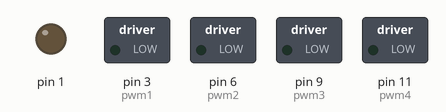
Simulated run of this sketch. Board: Arduino Uno, built with avr-gcc and run on an emulated ATmega328P. Parts: switched loads named in the sketch (green lamp = pin HIGH), output pins drawn as LEDs (lit = HIGH).

Above: at 0.1 s.
At 3.1 s:
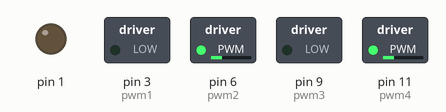
Timing chart, 0 to 4.6 s (numbered marks = the images above):
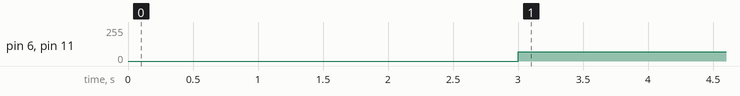

Measured:
- by itself, pin 6 (pwm2), pin 11 (pwm4): 0/255 → 70/255 at 3.0 s

The sketch:

omni_direction_on_800x800_first.ino
```cpp
#define dir1 2  //MOTOR 1 (FL)
#define pwm1 3
#define brk1 4

#define dir2 5  //MOTOR 2 (FR)
#define pwm2 6
#define brk2 7

#define dir3 8  //MOTOR 3 (BR)
#define pwm3 9
#define brk3 10

#define dir4 12  //MOTOR 4 (BL)
#define pwm4 11
#define brk4 13

void forward()
{
  digitalWrite(brk1,HIGH);
  analogWrite(pwm1,0);

  digitalWrite(brk3,HIGH);
  analogWrite(pwm3,0);

  digitalWrite(brk2,LOW);
  analogWrite(pwm2,70);
  digitalWrite(dir2,LOW);

  digitalWrite(brk4,LOW);
  analogWrite(pwm4,70);
  digitalWrite(dir4,HIGH);
}

void reverse()
{
  digitalWrite(brk1,HIGH);
  analogWrite(pwm1,0);

  digitalWrite(brk3,HIGH);
  analogWrite(pwm3,0);

  digitalWrite(brk2,LOW);
  analogWrite(pwm2,70);
  digitalWrite(dir2,HIGH);

  digitalWrite(brk4,LOW);
  analogWrite(pwm4,70);
  digitalWrite(dir4,LOW);
}

void rightside()
{
  digitalWrite(brk2,HIGH);
  analogWrite(pwm2,0);

  digitalWrite(brk4,HIGH);
  analogWrite(pwm4,0);

  digitalWrite(brk1,LOW);
  analogWrite(pwm1,70);
  digitalWrite(dir1,HIGH);

  digitalWrite(brk3,LOW);
  analogWrite(pwm3,70);
  digitalWrite(dir3,LOW);
}

void leftside()
{
  digitalWrite(brk2,HIGH);
  analogWrite(pwm2,0);

  digitalWrite(brk4,HIGH);
  analogWrite(pwm4,0);

  digitalWrite(brk1,LOW);
  analogWrite(pwm1,70);
  digitalWrite(dir1,LOW);

  digitalWrite(brk3,LOW);
  analogWrite(pwm3,70);
  digitalWrite(dir3,HIGH);
}

void ishan()
{
  digitalWrite(brk1,LOW);
  analogWrite(pwm1,70);
  digitalWrite(dir1,HIGH);

  digitalWrite(brk2,LOW);
  analogWrite(pwm2,70);
  digitalWrite(dir2,LOW);

  digitalWrite(brk3,LOW);
  analogWrite(pwm3,70);
  digitalWrite(dir3,LOW);

  digitalWrite(brk4,LOW);
  analogWrite(pwm4,70);
  digitalWrite(dir4,HIGH);
}

void nairutya()
{
  digitalWrite(brk1,LOW);
  analogWrite(pwm1,70);
  digitalWrite(dir1,LOW);

  digitalWrite(brk2,LOW);
  analogWrite(pwm2,70);
  digitalWrite(dir2,HIGH);

  digitalWrite(brk3,LOW);
  analogWrite(pwm3,70);
  digitalWrite(dir3,HIGH);

  digitalWrite(brk4,LOW);
  analogWrite(pwm4,70);
  digitalWrite(dir4,LOW);
}

void agni()
{
  digitalWrite(brk1,LOW);
   analogWrite(pwm1,70);
   digitalWrite(dir1,HIGH);

   digitalWrite(brk2,LOW);
   analogWrite(pwm2,70);
   digitalWrite(dir2,HIGH);

   digitalWrite(brk3,LOW);
   analogWrite(pwm3,70);
   digitalWrite(dir3,LOW);

   digitalWrite(brk4,LOW);
   analogWrite(pwm4,70);
   digitalWrite(dir4,LOW);
}

void vayavy()
{
  digitalWrite(brk1,LOW);
  analogWrite(pwm1,70);
  digitalWrite(dir1,LOW);

  digitalWrite(brk2,LOW);
  analogWrite(pwm2,70);
   digitalWrite(dir2,LOW);

   digitalWrite(brk3,LOW);
   analogWrite(pwm3,70);
   digitalWrite(dir3,HIGH);

   digitalWrite(brk4,LOW);
   analogWrite(pwm4,70);
  digitalWrite(dir4,HIGH);
}

void freeze()
{
  digitalWrite(brk1,HIGH);
  analogWrite(pwm1,0);
  digitalWrite(brk2,HIGH);
  analogWrite(pwm2,0);
  digitalWrite(brk3,HIGH);
  analogWrite(pwm3,0);
  digitalWrite(brk4,HIGH);
  analogWrite(pwm4,0);
}
void setup()
{
  for(byte i=2;i<=13;i++)
  pinMode(1,OUTPUT);
}

void loop()
{
  delay(3000);

  forward();
  delay(3000);

//  reverse();
//  delay(3000);
//
//  rightside();
//  delay(2000);
//
//  leftside();
//  delay(2000);
//
//  ishan();
//  delay(3000);
//
//  nairutya();
//  delay(3000);
//
//  agni();
//  delay(3000);
//
//  vayavy();
//  delay(3000);
//
//  freeze();
 // while(1);
}
```
